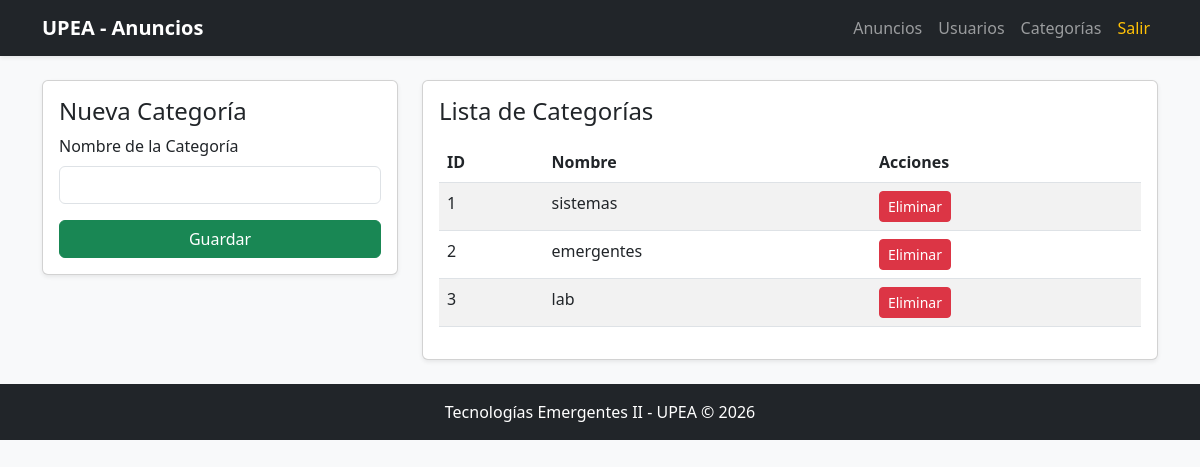
Page /categorias/ on the committed database.
### app/models.py (models this page shows)
class Categoria(db.Model):
    __tablename__ = 'categoria'
    id = db.Column(db.Integer, primary_key=True)
    nombre = db.Column(db.String(50), nullable=False, unique=True)
    anuncios = db.relationship('Anuncio', backref='categoria', lazy=True, cascade="all, delete-orphan")

### app/routes/categorias.py (the view)
@categoria_bp.route('/')
def listar_categorias():
    categorias = Categoria.query.all()
    return render_template('categorias.html', categorias=categorias)

### app/templates/categorias.html
{% extends "base.html" %}
{% block content %}
<div class="row">
    <div class="col-md-4">
        <div class="card shadow-sm p-3">
            <h4>Nueva Categoría</h4>
            <form action="{{ url_for('categorias.crear_categoria') }}" method="POST">
                <div class="mb-3">
                    <label class="form-label">Nombre de la Categoría</label>
                    <input type="text" name="nombre" class="form-control" required>
                </div>
                <button type="submit" class="btn btn-success w-100">Guardar</button>
            </form>
        </div>
    </div>
    <div class="col-md-8">
        <div class="card shadow-sm p-3">
            <h4>Lista de Categorías</h4>
            <table class="table table-striped mt-2">
                <thead>
                    <tr>
                        <th>ID</th>
                        <th>Nombre</th>
                        <th>Acciones</th>
                    </tr>
                </thead>
                <tbody>
                    {% for c in categorias %}
                    <tr>
                        <td>{{ c.id }}</td>
                        <td>{{ c.nombre }}</td>
                        <td>
                            <a href="{{ url_for('categorias.eliminar_categoria', id=c.id) }}" class="btn btn-danger btn-sm">Eliminar</a>
                        </td>
                    </tr>
                    {% endfor %}
                </tbody>
            </table>
        </div>
    </div>
</div>
{% endblock %}

### rows in the picture
Categoria: id "1", nombre "sistemas"
Categoria: id "2", nombre "emergentes"
Categoria: id "3", nombre "lab"
